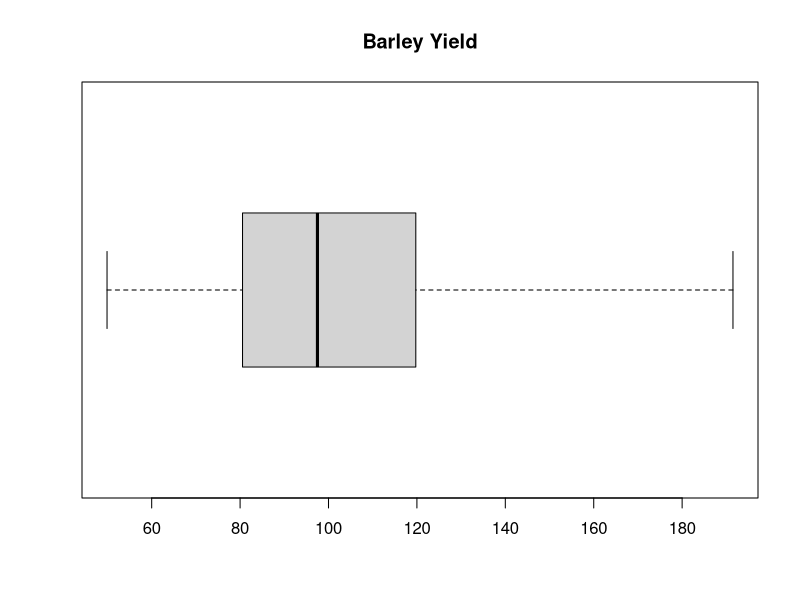
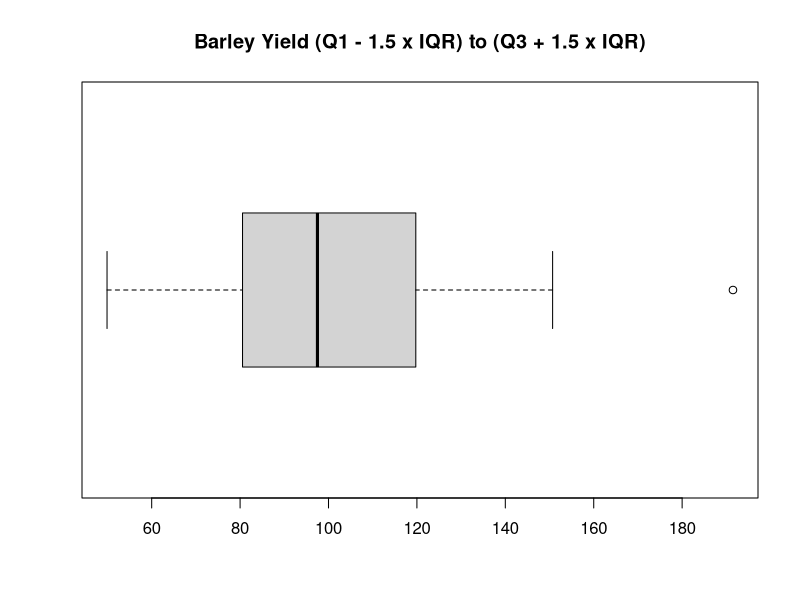

Write R code to recreate these figures, in order.
## ---- chunk 1
# Vector 1
vec1 <- c(1, 2, 3, 4, 5)
mean1 <- mean(vec1)
median1 <- median(vec1)
var1 <- var(vec1)
sd1 <- sd(vec1)

print("Vector 1:")
print(vec1)
print("Mean:")
print(mean1)
print("Median:")
print(median1)
print("Variance:")
print(var1)
print("Standard Deviation:")
print(sd1)

# Vector 2
vec2 <- c(1, 2, 3, 4, 6)
mean2 <- mean(vec2)
median2 <- median(vec2)
var2 <- var(vec2)
sd2 <- sd(vec2)

print("Vector 2:")
print(vec2)
print("Mean:")
print(mean2)
print("Median:")
print(median2)
print("Variance:")
print(var2)
print("Standard Deviation:")
print(sd2)

# Vector 3
vec3 <- c(1, 2, 4, 4, 6)
mean3 <- mean(vec3)
median3 <- median(vec3)
var3 <- var(vec3)
sd3 <- sd(vec3)

print("Vector 3:")
print(vec3)
print("Mean:")
print(mean3)
print("Median:")
print(median3)
print("Variance:")
print(var3)
print("Standard Deviation:")
print(sd3)
## ---- chunk 2
# Problem A
test_size <- 20
test_prob <- 0.98

pbinom(10, size = test_size, prob = test_prob)

# Problem B
mean <- 85
sd <- 5
z <- (80-mean)/sd
Probabilty <- pnorm(abs(z))
print(Probabilty)

# Problem C
mean <- 9
sd <- 2
prob3 <- pnorm(10, mean = mean, sd = sd, lower.tail = FALSE)
print(prob3)

# Problem D
test_size <- 10
test_prob <- 0.90

dbinom(10 , size = test_size , prob = test_prob)
## ---- chunk 3
library(tidyverse)
library(MASS)
data(immer)
## ---- chunk 4
#Renaming collums 
names(immer)[3] <- 1931
names(immer)[4] <- 1932

# Load tidyverse package to use pivot
library(tidyverse)

# Pivot immer df from wide to longer and assign tidy df to newImmer
newImmer <- pivot_longer(
              data = immer,
              cols = colnames(immer[3:4]),
              names_to = "Year",
              values_to = "Yield"
            )

print(newImmer)
## ---- chunk 5
unique(newImmer)
## ---- chunk 6
# Statistical summary of the newImmer df 
summary(newImmer)
## ---- chunk 7
var(newImmer$Yield)
sd(newImmer$Yield)
## ---- chunk 8
boxplot(newImmer$Yield,  
        main = "Barley Yield",
        horizontal  =  TRUE,  
        range  =  0) 
## ---- chunk 9
boxplot(newImmer$Yield,  
        main = "Barley Yield (Q1 - 1.5 x IQR) to (Q3 + 1.5 x IQR)",
        horizontal  =  TRUE,  
        range  =  1.5) 
## ---- chunk 10
?Pima.tr

pimadataset <- Pima.tr

pimadataset <- as_tibble(pimadataset)
(pimadataset)
data(Pima.tr)
unique(Pima.tr)
names(Pima.tr)
duplicated(Pima.tr)
glimpse(Pima.tr)
pimadataset[pimadataset$npreg == 1 & pimadataset$age == 22,]
## ---- chunk 11
for (i in c(2:5)) {
  print(mean(pimadataset[[i]]))
}
